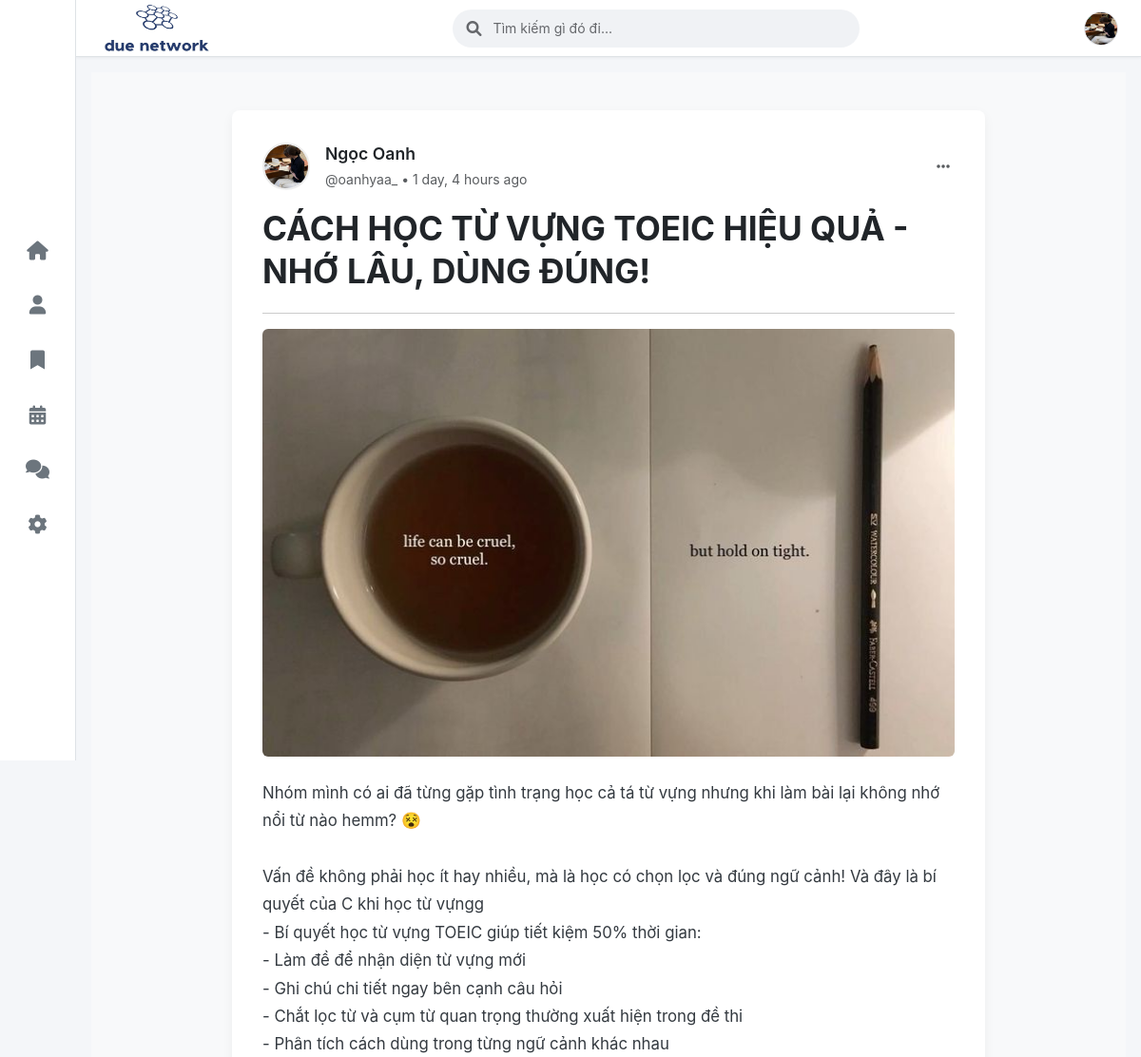
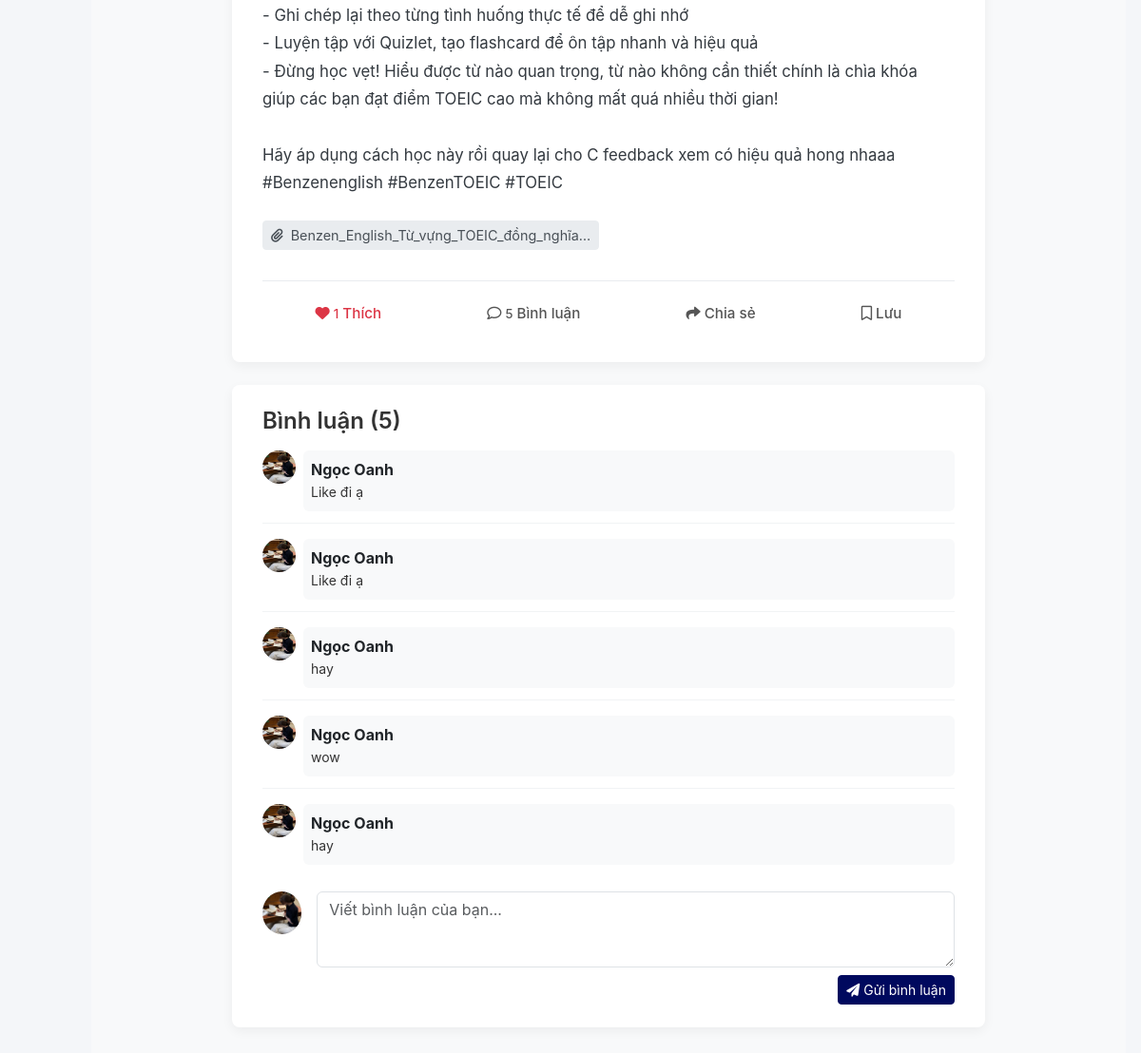
The page /post/9/ (signed in) on the database its author committed (2 pictures, top to bottom).
### core/models.py (models this page shows, shortened)
class CustomUser(AbstractUser):
    ROLE_CHOICES = (
        ('user', 'User'),
        ('mod', 'Mod'),
        ('admin', 'Admin'),
    )
    email = models.EmailField(
        _('email address'),
        unique=True,
        validators=[validate_due_email] # Yêu cầu email DUE [cite: 2]
    )
    phone_number = models.CharField(max_length=15, blank=True, null=True) # Không bắt buộc [cite: 2]
    avatar = models.ImageField(upload_to='avatars/', null=True, blank=True, default='avatars/default_avatar.png')
    role = models.CharField(max_length=10, choices=ROLE_CHOICES, default='user')
    objects = CustomUserManager()
    groups = models.ManyToManyField(
        Group,
        verbose_name=_('groups'),
        blank=True,
        help_text=_(
            'The groups this user belongs to. A user will get all permissions '
            'granted to each of their groups.'
        ),
        related_name="customuser_groups",
        related_query_name="customuser",
    )
    user_permissions = models.ManyToManyField(
        Permission,
        verbose_name=_('user permissions'),
        blank=True,
        help_text=_('Specific permissions for this user.'),
        related_name="customuser_permissions",
        related_query_name="customuser",
    )

class Profile(models.Model):
    user = models.OneToOneField(settings.AUTH_USER_MODEL, on_delete=models.CASCADE)
    avatar = models.ImageField(upload_to='avatars/', null=True, blank=True, default='avatars/default_avatar.png')

class Post(models.Model):
    author = models.ForeignKey(settings.AUTH_USER_MODEL, on_delete=models.CASCADE, related_name='posts')
    title = models.CharField(max_length=300, blank=True, null=True)  # Có thể để trống title cho bài share sự kiện
    content = models.TextField(blank=True, null=True)  # Có thể để trống content cho bài share sự kiện
    image = models.ImageField(upload_to='post_images/', blank=True, null=True)
    file_attachment = models.FileField(upload_to='post_files/', blank=True, null=True)
    created_at = models.DateTimeField(auto_now_add=True)
    updated_at = models.DateTimeField(auto_now=True)
    shared_from_post = models.ForeignKey(
        'self',
        on_delete=models.SET_NULL,
        null=True, blank=True,
        related_name='posts_sharing_this'
    )
    original_poster_name = models.CharField(max_length=150, blank=True, null=True)
    shared_event = models.ForeignKey(
        'Event',
        on_delete=models.SET_NULL,
        null=True, blank=True,
        related_name='posts_sharing_this_event'
    )
    def title_or_default(self):
        if self.title:
            return self.title
        if self.shared_event:
            return f"Chia sẻ sự kiện: {self.shared_event.title}"
        return "Bài viết không có tiêu đề"
    class Meta:
        ordering = ['-created_at']

class Comment(models.Model):
    author = models.ForeignKey(settings.AUTH_USER_MODEL, on_delete=models.CASCADE)
    post = models.ForeignKey('Post', related_name='comments_on_post', on_delete=models.CASCADE, null=True, blank=True)
    content = models.TextField()
    created_at = models.DateTimeField(auto_now_add=True)
    class Meta:
        ordering = ['created_at']

### core/views.py (the view)
# urls.py: path('post/<int:post_id>/', views.post_detail_view, name='post_detail'),
@login_required
def post_detail_view(request, post_id):
    post = get_object_or_404(
        Post.objects.select_related('author__profile').prefetch_related(
            'likes',
            'comments_on_post__author__profile',
            'bookmarked_by'
        ),
        id=post_id
    )
    comments = post.comments_on_post.order_by('created_at')
    comment_form = CommentForm()
    edit_post_form_for_detail = None
    if request.user == post.author and not post.shared_from_post and not post.shared_event:
        edit_post_form_for_detail = PostForm(instance=post)
    if request.user.is_authenticated:
        post.is_liked_by_user = post.likes.filter(user=request.user).exists()
        post.is_bookmarked_by_user = post.bookmarked_by.filter(user=request.user).exists()
    else:
        post.is_liked_by_user = False
        post.is_bookmarked_by_user = False
    context = {
        'post': post,
        'comments': comments,
        'comment_form': comment_form,
        'edit_post_form': edit_post_form_for_detail,
        'sub_page_title': post.title
    }
    return render(request, 'core/post_detail.html', context)

### core/forms.py
class CommentForm(forms.ModelForm):
    content = forms.CharField(
        widget=forms.Textarea(attrs={'rows': 2, 'placeholder': 'Viết bình luận...'})
    )
    class Meta:
        model = Comment
        fields = ['content']

class PostForm(forms.ModelForm):
    title = forms.CharField(
        widget=forms.TextInput(attrs={'placeholder': 'Tiêu đề (dưới 300 từ)'}),
        max_length=300
    )
    content = forms.CharField(
        widget=forms.Textarea(attrs={'rows': 5, 'placeholder': 'Nội dung bài viết'})
    )
    image = forms.ImageField(required=False)
    file_attachment = forms.FileField(required=False)
    class Meta:
        model = Post
        fields = ['title', 'content', 'image', 'file_attachment']

### core/templates/core/post_detail.html (shortened to what this page needs)
{% extends "core/base.html" %}
{% load static %}
{% load humanize %}
{% block content %}
<div class="post-detail-page-wrapper">
    <div class="container mt-3 mb-4">
        <div class="row justify-content-center">
            <div class="col-lg-9">
                <div class="post-detail-card-main">
                    <div class="d-flex align-items-center mb-3 post-detail-header">
                        <a href="{% url 'profile' post.author.username %}">
                            {% if post.author.profile and post.author.profile.avatar and post.author.profile.avatar.name %}
                                <img src="{{ post.author.profile.avatar.url }}" alt="{{ post.author.username }}" class="rounded-circle me-3 author-avatar">
                            {% else %}
                                <img src="{% static 'core/images/default_placeholder_avatar.png' %}" alt="{{ post.author.username }}" class="rounded-circle me-3 author-avatar">
                            {% endif %}
                        </a>
                        <div class="author-info">
                            <a href="{% url 'profile' post.author.username %}" class="text-decoration-none text-dark">
                                <strong class="d-block">{{ post.author.get_full_name|default:post.author.username }}</strong>
                            </a>
                            <small class="text-muted">@{{ post.author.username }} &bull; {{ post.created_at|naturaltime }}</small>
                        </div>
                        {% if user.is_authenticated %}
                        <div class="ms-auto dropdown">
                            <button class="btn btn-link text-muted py-0 px-1" type="button" id="postDetailOptionsDropdown-{{ post.id }}" data-bs-toggle="dropdown" aria-expanded="false">
                                <i class="fas fa-ellipsis-h"></i>
                            </button>
                        </div>
                        {% endif %}
                    </div>
                    <h1 class="post-detail-title">{{ post.title_or_default }}</h1>
                    <hr class="my-3">
                    {% if post.image and post.image.name %}
                    <div class="post-detail-image-container">
                        <img src="{{ post.image.url }}" alt="Ảnh minh họa cho {{ post.title_or_default }}" class="post-detail-image">
                    </div>
                    {% endif %}
                    <div class="post-content-full mt-3">
                        {{ post.content|linebreaksbr }}
                    </div>
                    {% if post.file_attachment and post.file_attachment.name %}
                    <div class="mt-4 post-file-attachment">
                        <a href="{{ post.file_attachment.url }}" target="_blank" class="btn btn-outline-secondary btn-sm">
                            <i class="fas fa-paperclip me-1"></i> {{ post.file_attachment.name|cut:"post_files/"|truncatechars:40 }}
                        </a>
                    </div>
                    {% endif %}
                    <div class="post-actions-footer d-flex justify-content-around">
                        <button class="btn btn-link like-btn {% if post.is_liked_by_user %}text-danger{% endif %}" data-post-id="{{ post.id }}">
                            <i class="fa-heart {% if post.is_liked_by_user %}fas text-danger{% else %}far{% endif %}"></i>
                            <span class="like-count small">{{ post.likes.count|default:0 }}</span> Thích
                        </button>
                        <button class="btn btn-link" onclick="document.getElementById('comment-input-{{post.id}}').focus()">
                            <i class="far fa-comment"></i>
                            <span class="small">{{ post.comments_on_post.count|default:0 }}</span> Bình luận
                        </button>
                        <button class="btn btn-link share-btn" data-post-id="{{ post.shared_from_post.id|default:post.id }}">
                            <i class="fas fa-share"></i> Chia sẻ
                        </button>
                        <button class="btn btn-link bookmark-btn {% if post.is_bookmarked_by_user %}text-primary-custom{% endif %}" data-post-id="{{ post.id }}">
                            <i class="fa-bookmark {% if post.is_bookmarked_by_user %}fas{% else %}far{% endif %}"></i> Lưu
                        </button>
                    </div>
                </div>
                <div class="comments-wrapper-card mt-4" id="comments-section-{{post.id}}">
                    <h4>Bình luận (<span id="comment-count-{{post.id}}">{{ post.comments_on_post.count|default:0 }}</span>)</h4>
                    <div id="comments-list-{{post.id}}" class="my-3">
                        {% for comment_item in comments %}
                            {% include "core/partials/_comment.html" with comment=comment_item %}
                        {% empty %}
                            <p class="text-muted fst-italic" id="no-comments-{{post.id}}">Chưa có bình luận nào. Hãy là người đầu tiên!</p>
                        {% endfor %}
                    </div>
                    {% if user.is_authenticated %}
                    <form method="POST" action="{% url 'api_add_comment' post.id %}" id="comment-form-{{post.id}}" class="comment-form-ajax mb-0" data-post-id="{{post.id}}">
                        <div class="d-flex align-items-start">
                            {% if request.user.profile and request.user.profile.avatar and request.user.profile.avatar.name %}
                            <img src="{{ request.user.profile.avatar.url }}" alt="{{ request.user.username }}" class="rounded-circle me-3" width="45" height="45" style="object-fit: cover;">
                            {% else %}
                            <img src="{% static 'core/images/default_placeholder_avatar.png' %}" alt="{{ request.user.username }}" class="rounded-circle me-3" width="45" height="45" style="object-fit: cover;">
                            {% endif %}
                            <textarea name="content" class="form-control flex-grow-1" rows="2" placeholder="Viết bình luận của bạn..." required id="comment-input-{{post.id}}"></textarea>
                        </div>
                        <div class="text-end mt-2">
                            <button type="submit" class="btn btn-primary btn-sm">
                                <i class="fas fa-paper-plane me-1"></i>Gửi bình luận
                            </button>
                        </div>
                    </form>
                    {% else %}
                        <p class="text-center"><a href="{% url 'login' %}?next={{ request.path }}" class="btn btn-outline-primary btn-sm">Đăng nhập</a> để bình luận.</p>
                    {% endif %}
                </div>
            </div>
        </div>
    </div>
</div>
{% endblock %}

### core/templates/core/partials/_navbar.html (shortened to what this page needs)
{% load static %}
<nav class="navbar navbar-expand-lg navbar-light bg-white border-bottom sticky-top">
    <div class="container-fluid px-4">
        <a class="navbar-brand" href="{% url 'home' %}">
            <img src="{% static 'core/images/due_network_logo_small.png' %}" alt="DUE Network" height="55" width="120">
        </a>
        <div class="search-container mx-auto">
            <form action="{% url 'search' %}" method="GET" role="search">
                <div class="search-wrapper">
                    <i class="fas fa-search search-icon"></i>
                    <input type="search" name="q" placeholder="Tìm kiếm gì đó đi..." value="{{ request.GET.q }}">
                </div>
            </form>
        </div>
        <div class="user-profile">
            {% if user.is_authenticated %}
            <div class="dropdown">
                <a class="profile-link" href="#" id="navbarDropdownUser" role="button" data-bs-toggle="dropdown" aria-expanded="false">
                    {% if user.profile and user.profile.avatar and user.profile.avatar.name %}
                        <img src="{{ user.profile.avatar.url }}" alt="{{ user.username }}" class="rounded-circle">
                    {% else %}
                        <img src="{% static 'core/images/default_placeholder_avatar.png' %}" alt="{{ user.username }}" class="rounded-circle">
                    {% endif %}
                </a>
            </div>
            {% endif %}
        </div>
    </div>
</nav>

### core/templates/core/partials/_comment.html
{% load static %}
<div class="comment-item d-flex mb-3" id="comment-{{ comment.id }}">
    <a href="{% url 'profile' comment.author.username %}" class="flex-shrink-0">
        <img src="{{ comment.author.profile.avatar.url }}" alt="{{ comment.author.username }}" class="rounded-circle me-2" width="35" height="35">
    </a>
    <div class="flex-grow-1">
        <div class="bg-light p-2 rounded">
            <a href="{% url 'profile' comment.author.username %}" class="text-decoration-none fw-bold text-dark">{{ comment.author.get_full_name|default:comment.author.username }}</a>
            <p class="mb-0 small">{{ comment.content|linebreaksbr }}</p>
        </div>
    </div>
</div>

### core/static/core/css/style.css (style rules this page uses)
body { font-family: 'Inter', -apple-system, BlinkMacSystemFont, "Segoe UI", Roboto, "Helvetica Neue", Arial, "Noto Sans", sans-serif, "Apple Color Emoji", "Segoe UI Emoji", "Segoe UI Symbol", "Noto Color Emoji"; background-color: #f4f6f9; color: #333; line-height: 1.6; }
a { color: #0d6efd; text-decoration: none; }

### core/templates/core/partials/_navbar.html (style rules this page uses)
.navbar { height: 60px; padding: 0; box-shadow: 0 1px 3px rgba(0,0,0,0.05); }
.search-container { width: 40%; max-width: 500px; }
.search-wrapper { position: relative; width: 100%; background-color: #f0f2f5; border-radius: 20px; display: flex; align-items: center; padding: 0 15px; }
.search-icon { color: #65676b; margin-right: 10px; }
.search-wrapper input { width: 100%; height: 40px; background: transparent; border: none; outline: none; font-size: 14px; color: #050505; }
.search-wrapper input::placeholder { color: #65676b; }
.user-profile { display: flex; align-items: center; }
.profile-link { display: flex; align-items: center; justify-content: center; }
.profile-link img { width: 36px; height: 36px; border: 1px solid #e4e6eb; }

### rows shown on the page
CustomUser: profile.avatar (picture), user.profile.avatar (picture)
Post: author.profile.avatar (picture), author.get_full_name "Ngọc Oanh", author.username "oanhyaa_", created_at "1 day, 4 hours ago", title_or_default "CÁCH HỌC TỪ VỰNG TOEIC HIỆU QUẢ - NHỚ LÂU, DÙNG ĐÚNG!", image (picture), content "Nhóm mình có ai đã từng gặp tình trạng học cả tá từ vựng nhưng khi làm bài lại không nhớ nổi từ nào hemm? 😵‍ Vấn đề không phải học ít hay nhiều, mà là học có chọn lọc và đúng ngữ cảnh! Và đây là bí quyết của C khi học từ vựngg - Bí quyết học từ vựng TOEIC giúp tiết kiệm 50% thời gian: - Làm đề để nhận diện từ vựng mới - Ghi chú chi tiết ngay bên cạnh câu hỏi - Chắt lọc từ và cụm từ quan trọng thường xuất hiện trong đề thi - Phân tích cách dùng trong từng ngữ cảnh khác nhau - Ghi chép lại theo từng tình huống thực tế để dễ ghi nhớ - Luyện tập với Quizlet, tạo flashcard để ôn tập nhanh và hiệu quả - Đừng học vẹt! Hiểu được từ nào quan trọng, từ nào không cần thiết chính là chìa khóa giúp các…", file_attachment.name "Benzen_English_Từ_vựng_TOEIC_đồng_nghĩa…", likes.count "1", comments_on_post.count "5", content "Viết bình luận của bạn..."
Comment: author.profile.avatar (picture), author.get_full_name "Ngọc Oanh", content "Like đi ạ"
Comment: author.profile.avatar (picture), author.get_full_name "Ngọc Oanh", content "Like đi ạ"
Comment: author.profile.avatar (picture), author.get_full_name "Ngọc Oanh", content "hay"
Comment: author.profile.avatar (picture), author.get_full_name "Ngọc Oanh", content "wow"
Comment: author.profile.avatar (picture), author.get_full_name "Ngọc Oanh", content "hay"
